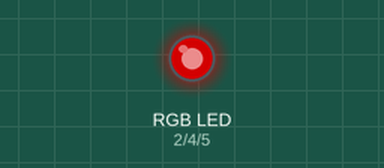
Recording of a program running on a simulated ESP32 board running MicroPython. Shown: an RGB LED mixed from three pins (HIGH = lit). Dim RGB values are drawn brighter than linear.

Above: at 0.05 s.
At 1.55 s:
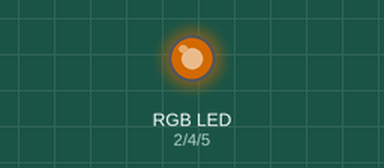
At 4.25 s:
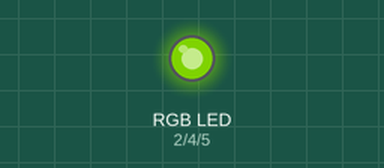
At 8.45 s:
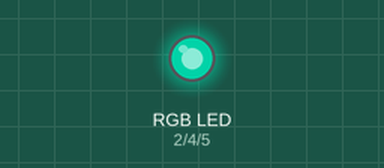
At 12.65 s:
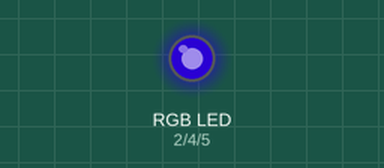
At 16.95 s:
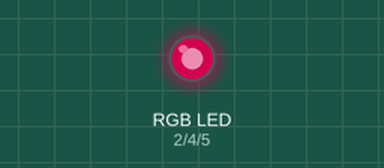
Timing chart, 0 to 23.5 s (numbered marks = the images above):
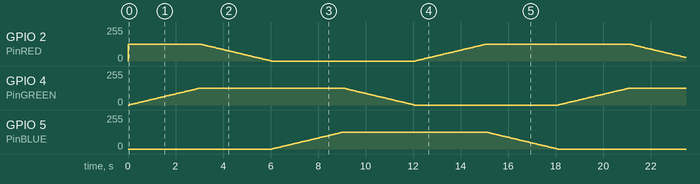

The program:

rainbowLED.py
```python
# (licence header left out)
import machine
import time
import math


PinRED = machine.Pin(2)
PinGREEN = machine.Pin(4)
PinBLUE = machine.Pin(5)


pwmRED = machine.PWM(PinRED)
pwmGREEN = machine.PWM(PinGREEN)
pwmBLUE = machine.PWM(PinBLUE)


def hsvtorgb(h, s, v):
    h = float(h)
    s = float(s)
    v = float(v)
    h60 = h / 60.0
    h60f = math.floor(h60)
    hi = int(h60f) % 6
    f = h60 - h60f
    p = v * (1 - s)
    q = v * (1 - f * s)
    t = v * (1 - (1 - f) * s)
    r, g, b = 0, 0, 0
    if hi == 0:
        r, g, b = v, t, p
    elif hi == 1:
        r, g, b = q, v, p
    elif hi == 2:
        r, g, b = p, v, t
    elif hi == 3:
        r, g, b = p, q, v
    elif hi == 4:
        r, g, b = t, p, v
    elif hi == 5:
        r, g, b = v, p, q
    r, g, b = int(r * 255), int(g * 255), int(b * 255)
    return r, g, b


def setPWM(Red, Green, Blue):
    pwmRED.duty(Red)
    pwmGREEN.duty(Green)
    pwmBLUE.duty(Blue)


def rgbtopwm(rgbarray):
    return rgbarray[0]*2, rgbarray[1]*2, rgbarray[2]*2


while True:
    for color in range(0,360):
        pwmarray = rgbtopwm(hsvtorgb(color, 1, 1))
        setPWM(pwmarray[0],pwmarray[1],pwmarray[2])
        time.sleep(0.05)
```
